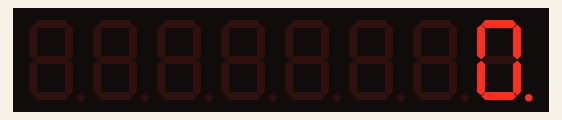
A sketch run on a simulated Arduino Uno, built with avr-gcc and run on an emulated ATmega328P. Shown: 8-digit seven-segment display. What the sketch prints to the serial monitor is not drawn.

Above: at 0.1 s.
At 2.1 s:
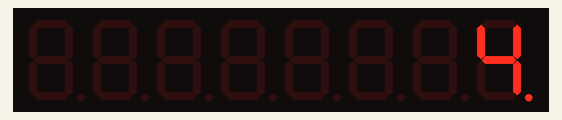
At 3.6 s:
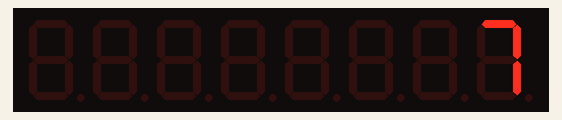
At 5.6 s:
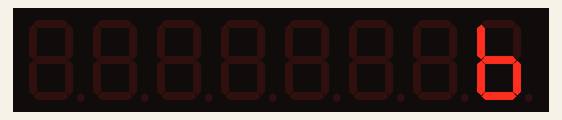
At 6.1 s:
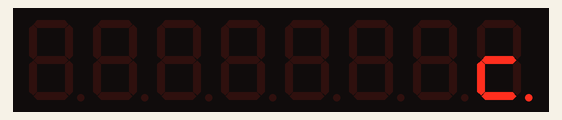
At 7.6 s:
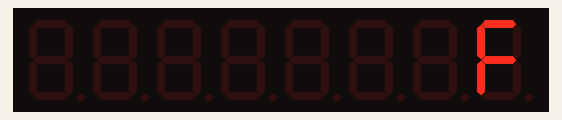

Measured:
- by itself, everything shown: repeats every 8.0 s, in 16 steps
- what the display in image 1 shows lasts 0.5 s, from 2.0 s to 2.5 s

The sketch:

0100-Max7219-panel-tester.ino
```cpp
/**************************
 * 0100-Max7219 Panel Tester
 * -------------------------
 *
 * A simple program to test the connectivity between Arduino
 * and the 8 digit LED Panel controlled by a Max7219 LED controller.
 *
 * This program simply displays the 16 hexadecimal digits on the right most
 * digit of the display panel.
 *
 * To enable this program, import the following library into the Arduino IDE:
 * - LED Control, by Eberhard Fahle
 *   http://wayoda.github.io/LedControl/
 *
 * The outcomes of this program are to learn:
 * - How to connect an SPI/I2C module to Arduino
 * - How to import a library to manage the module
 * - How to use the library and
 * - Test that the above basics are all working before proceeding
 *   to a more interesting example.
 *
 *
 * Examples of the LED module include:
 * - https://www.jaycar.com.au/8-digit-7-segment-display-module/p/XC3714
 * - https://hobbycomponents.com/displays/597-max7219-8-digit-seven-segment-display-module
 * - http://www.logicware.com.au/max7219-8-digit-red-led-digital-display-module-boa
 *
 * Arduino connections as follows:
 * - Pin 10   ->   CS (enable/LODA/LOAD)
 * - Pin 11   ->   CLK
 * - Pin 12   ->   DIN / Data
 *
 */

#include "LedControl.h"

/*
 * Now we need a LedControl to work with.
 *
 *   pin 12 is connected to the DataIn (or DIN)
 *   pin 11 is connected to the CLK
 *   pin 10 is connected to LOAD (or CS)
 *
 * We have only a single MAX72XX display panel.
 */
LedControl lc=LedControl(12,11,10,1);

/*********************
 * setup
 * -----
 * Initialise the LED Panel and the Serial monitor.
 */
void setup() {
  Serial.begin(9600);
#ifdef ARDUINO_AVR_LEONARDO
  int tOut = 200;    // Wait up to 2000 ms (2 seconds) for the Serial port to initialise
  while (tOut && !Serial) {
    tOut--;
    delay(10);
  }
  Serial.println("Leonardo Serial initialisation complete.");
#else
  Serial.println("Not Leonardo");
#endif
/*
 *   The MAX72XX is in power-saving mode on startup,
 *   we have to do a wakeup call
 */
  lc.shutdown(0,false);
  /* Set the brightness to a medium values */
  lc.setIntensity(0,4);
  /* and clear the display */
  lc.clearDisplay(0);

  Serial.println("POST - Max7219 panel - 0100 - test pattern");
}

/* The "hexadecimal" counter value that we will display on the LED Panel. */
int cntr = 0;


/*********************
 * loop
 * ----
 *
 * The main loop. It simply increments the counter once every 1/2 second
 * and outputs the value onto the left most digit of the display.
 *
 * Once the counter overflows (reaches 16 or 0x0f), it is wrapped back to 0.
 */
void loop() {
  /*
   *  setDigit(panelID, digit, value (0x00-0x0F), dpInd);
   *    panelID = id of panel when daisy chaining them together.
   *    digit   = which digit to place the value onto.
   *    value   = the value to be displayed.
   *    dbInd   = true to turn on the decimal place indicator.
   */
  lc.setDigit(0, 0, (byte) cntr, cntr % 2 == 0);
  cntr = ++cntr % 16;
  delay(500);
}
```
